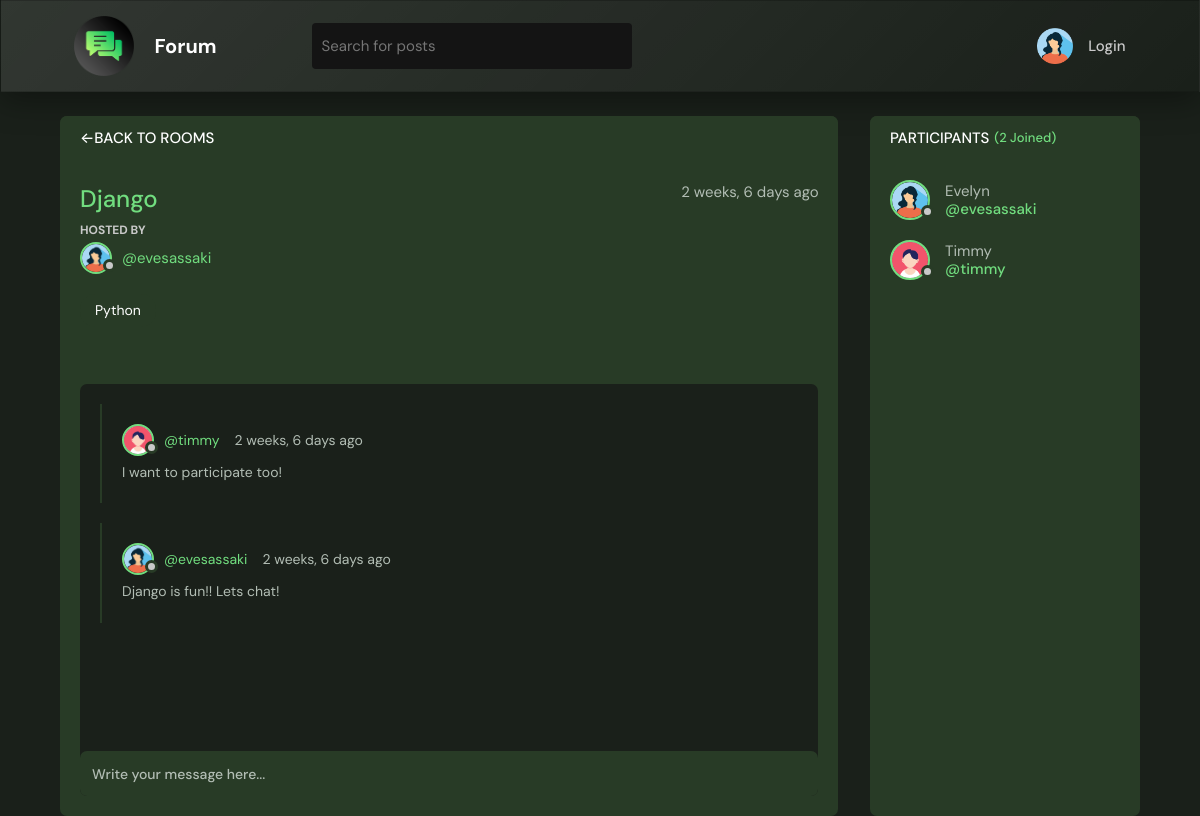
Screenshot of /room/7/ with the database file from the repository.
### base/models.py (models this page shows, shortened)
class Room(models.Model):
    host = models.ForeignKey(User, on_delete=models.SET_NULL, null=True)
    topic = models.ForeignKey(Topic, on_delete=models.SET_NULL, null=True)
    name = models.CharField(max_length=200)
    description = models.TextField(null=True, blank=True)
    participants = models.ManyToManyField(User, related_name='participants', blank=True)
    updated = models.DateTimeField(auto_now=True)
    created = models.DateTimeField(auto_now_add=True)
    class Meta:
        ordering = ['-updated', '-created']

class User(AbstractUser):
    name = models.CharField(max_length=200, null=True)
    email = models.EmailField(unique=True, null=True)
    bio = models.TextField(null=True)
    avatar = models.ImageField(null=True, default='avatar.png')
    USERNAME_FIELD = 'email'
    REQUIRED_FIELDS = []

class Topic(models.Model):
    name = models.CharField(max_length=200)
    def __str__(self):
        return self.name

class Message(models.Model):
    user = models.ForeignKey(User, on_delete=models.CASCADE)
    room = models.ForeignKey(Room, on_delete=models.CASCADE)
    body = models.TextField()
    updated = models.DateTimeField(auto_now=True)
    created = models.DateTimeField(auto_now_add=True)
    class Meta:
        ordering = ['-updated', '-created']

### base/views.py (the view, shortened to what this page needs)
# urls.py: path('room/<str:pk>/', views.room, name="room"),
def room(request, pk):
    room = Room.objects.get(id=pk)
    room_messages = room.message_set.all().order_by('-created')
    participants = room.participants.all()
    context = {'room': room, 'room_messages': room_messages, 'participants': participants}
    return render(request, 'base/room.html', context)

### base/templates/base/room.html (shortened to what this page needs)
{% extends 'main.html' %} {% block content %}
<main class="profile-page layout layout--2">
  <div class="container">
    <div class="room">
      <div class="room__top">
        <div class="room__topLeft">
          <a href="{% url 'home' %}"> <h3>&larr;Back to Rooms</h3></a>
        </div>
      </div>
      <div class="room__box scroll">
        <div class="room__header scroll">
          <div class="room__info">
            <h3>{{room.name}}</h3>
            <span>{{room.created|timesince}} ago</span>
          </div>
          <div class="room__hosted">
            <p>Hosted By</p>
            <a
              href="{% url 'user-profile' room.host.id %}"
              class="room__author"
            >
              <div class="avatar avatar--small">
                <img src="{{room.host.avatar.url}}" />
              </div>
              <span>@{{room.host.username}}</span>
            </a>
          </div>
          <span class="room__topics">{{room.topic}}</span>
        </div>
        <div class="room__conversation">
          <div class="threads scroll">
            {% for message in room_messages %}
            <div class="thread">
              <div class="thread__top">
                <div class="thread__author">
                  <a
                    href="{% url 'user-profile' message.user.id %}"
                    class="thread__authorInfo"
                  >
                    <div class="avatar avatar--small">
                      <img src="{{message.user.avatar.url}}" />
                    </div>
                    <span>@{{message.user.username}}</span>
                  </a>
                  <span class="thread__date"
                    >{{message.created|timesince}} ago</span
                  >
                </div>
              </div>
              <div class="thread__details">{{message.body}}</div>
            </div>
            {% endfor %}
          </div>
        </div>
      </div>
      <div class="room__message">
        <form action="" method="POST">
          <input name="body" placeholder="Write your message here..." />
        </form>
      </div>
    </div>
    <div class="participants">
      <h3 class="participants__top">
        Participants <span>({{participants.count}} Joined)</span>
      </h3>
      <div class="participants__list scroll">
        {% for user in participants %}
        <a href="{%  url 'user-profile' user.id %}" class="participant">
          <div class="avatar avatar--medium">
            <img src="{{user.avatar.url}}" />
          </div>
          <p>
            {{user.name}}
            <span>@{{user.username}}</span>
          </p>
        </a>
        {% endfor %}
      </div>
    </div>
  </div>
</main>
{% endblock content %}

### rows the page displays
Room: name "Django", created "2 weeks, 6 days", host.avatar (picture), host.username "evesassaki", topic "Python"
Message: user.avatar (picture), user.username "timmy", created "2 weeks, 6 days", body "I want to participate too!"
Message: user.avatar (picture), user.username "evesassaki", created "2 weeks, 6 days", body "Django is fun!! Lets chat!"
User: avatar (picture), name "Evelyn", username "evesassaki"
User: avatar (picture), name "Timmy", username "timmy"

### other values shown
{{ participants.count }} "2"
